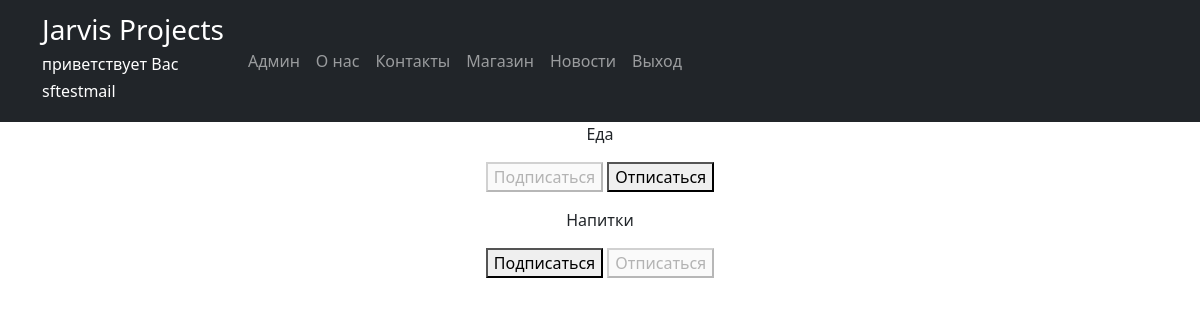
The app's page /store/products/subscriptions/ (signed in) with its own data.
### store/models.py (models this page shows, shortened)
class Category(models.Model):
    name = models.CharField(max_length=100, null=True, unique=True, verbose_name='Название')
    class Meta:
        verbose_name = 'Категория'
        verbose_name_plural = 'Категории'
        ordering = ['name']

### store/views.py (the view, shortened to what this page needs)
# urls.py: path('products/subscriptions/', subscriptions, name='subscriptions',),
@login_required
@csrf_protect
def subscriptions(request):
    categories_with_subscriptions = Category.objects.annotate(
        user_subscribed=Exists(
            Subscription.objects.filter(user=request.user, category=OuterRef('pk'),)
        )
    ).order_by('name')
    return render(request, 'store/templates/store/subscriptions.html', {'categories': categories_with_subscriptions},)

### store/templates/store/subscriptions.html (shortened to what this page needs)
{% extends 'flatpages/default.html' %}
{% block content %}
{% for category in categories %}
<p>
    {{ category.name }}
<form method="post">
    {% if category.user_subscribed %}
    <button disabled>Подписаться</button>
    <button name="action" value="unsubscribe">Отписаться</button>
    {% else %}
    <button name="action" value="subscribe">Подписаться</button>
    <button disabled>Отписаться</button>
    {% endif %}
</form>
</p>
{% endfor %}
{% endblock content %}

### templates/flatpages/default.html (shortened to what this page needs)
<!DOCTYPE html>
<html lang="en">
    <head>
        {% load static %}
        <link href="{% static 'css/styles.css' %}" rel="stylesheet" />
    </head>
    <body>
        <nav class="navbar navbar-expand-lg navbar-dark bg-dark static-top">
            <div class="container">
                <a class="navbar-brand" href="#"><h3>Jarvis Projects</h3>
                    <h6>приветствует Вас</h6>
                    <h6>{{ user.username }}</h6></a>
                <div class="collapse navbar-collapse" id="navbarResponsive">
                    <ul class="navbar-nav ml-auto">
                        <li class="nav-item active">
                            <a class="nav-link" href="/admin">Админ
                            </a>
                        </li>
                        <li class="nav-item">
                            <a class="nav-link" href="/about/">О нас</a>
                        </li>
                        <li class="nav-item">
                            <a class="nav-link" href="/contacts/">Контакты</a>
                        </li>
                        <li class="nav-item">
                            <a class="nav-link" href="/store/products/">Магазин</a>
                        </li>
                        <li class="nav-item">
                            <a class="nav-link" href="/newsportal/posts/">Новости</a>
                        </li>
                        {% if user.is_authenticated %}
                        <li class="nav-item">
                            <form method="post" action="{% url 'logout' %}">
                                <button type="submit" class="nav-link" style="background-color: transparent; border: none; cursor: pointer;">Выход</button>
                            </form>
                        </li>
                        {% endif %}
                    </ul>
                </div>
            </div>
        </nav>
        <div class="container">
            <div class="row">
                <div class="col-lg-12 text-center">
                    {% block content %}{% endblock content %}
                </div>
            </div>
         </div>
    </body>
</html>

### records on screen
Category: name "Еда", shows "Подписаться"
Category: name "Напитки", shows "Подписаться"

### other values on screen
{{ user.username }} "sftestmail"
